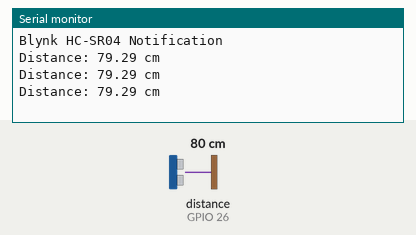
Simulated run of this sketch. Board: ESP32. On the bench: the last lines printed to the serial monitor. Wiring (inferred from the names in the program): ultrasonic range finder: trigger GPIO 25; echo GPIO 26. The inputs (shaded band) are chosen by the test bench; at power-on: distance to the obstacle (sensor on GPIO 26) 80 cm. The echo pulse lasts 58.3 µs per cm; WiFi joins after 1.5 s; servers stay silent unless stated.

Above: at 3.0 s.
3.1 s: distance to the obstacle (sensor on GPIO 26) set to 6 cm
At 3.7 s:
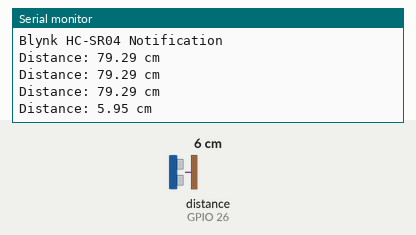
4.6 s: distance to the obstacle (sensor on GPIO 26) set to 3 cm
At 6.0 s:
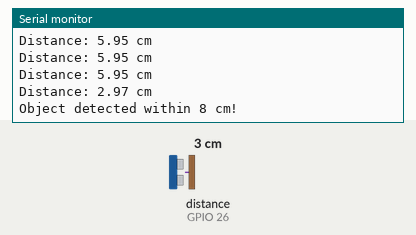
Timing chart, 0 to 7.6 s (numbered marks = the images above; inputs shaded):
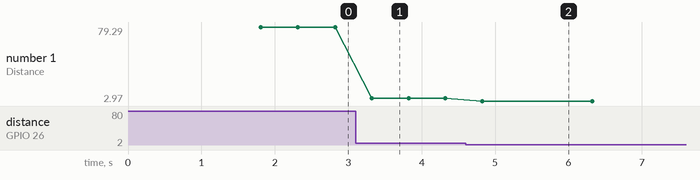

The sketch:

Mappi32_Packet_Detector.ino
```cpp
#define BLYNK_TEMPLATE_ID "********************************"
#define BLYNK_TEMPLATE_NAME "******************************"
#define BLYNK_AUTH_TOKEN "*********************************"
#define BLYNK_PRINT Serial

#include <WiFi.h>
#include <WiFiClient.h>
#include <BlynkSimpleEsp32.h>

// Informasi WiFi
const char* ssid = "******************";       // Ganti dengan nama WiFi Anda
const char* password = "**************"; // Ganti dengan password WiFi Anda

// Sensor HC-SR04
#define trigPin 25
#define echoPin 26

void setup() {
  // Inisialisasi serial dan WiFi
  Serial.begin(115200);
  Blynk.begin(BLYNK_AUTH_TOKEN, ssid, password);

  // Konfigurasi pin sensor
  pinMode(trigPin, OUTPUT);
  pinMode(echoPin, INPUT);

  Serial.println("Blynk HC-SR04 Notification");
}

void loop() {
  Blynk.run(); // Jalankan koneksi Blynk

  // Kirim sinyal trig
  digitalWrite(trigPin, LOW);
  delayMicroseconds(2);
  digitalWrite(trigPin, HIGH);
  delayMicroseconds(10);
  digitalWrite(trigPin, LOW);

  // Baca sinyal echo
  long duration = pulseIn(echoPin, HIGH);
  float distance = (duration * 0.034) / 2;

  // Tampilkan jarak di Serial Monitor
  Serial.print("Distance: ");
  Serial.print(distance);
  Serial.println(" cm");


  // Jika jarak <= 8 cm, kirim notifikasi
  if (distance <= 4.0 && distance > 0) {
    Serial.println("Object detected within 8 cm!");
    Blynk.logEvent("paket_anda_sudah_datang", "paket_anda_sudah_datang"); // Log event di Blynk
    delay(1000); // Hindari pengiriman notifikasi berulang
  }

  delay(500);
}
```

Measured:
- the behaviour switches between 5 and 4 cm on distance to the obstacle (sensor on GPIO 26) (found by bisection; images 1 and 2)
- after the input at 3.1 s, the serial monitor: prints a new line after 0.22 s (image 1)
- after the input at 4.6 s, the serial monitor: prints a new line after 0.22 s (image 2)
- plotted number 1: 79.29 → 5.95 after the input at 3.1 s, 5.95 → 2.97 after the input at 4.6 s
